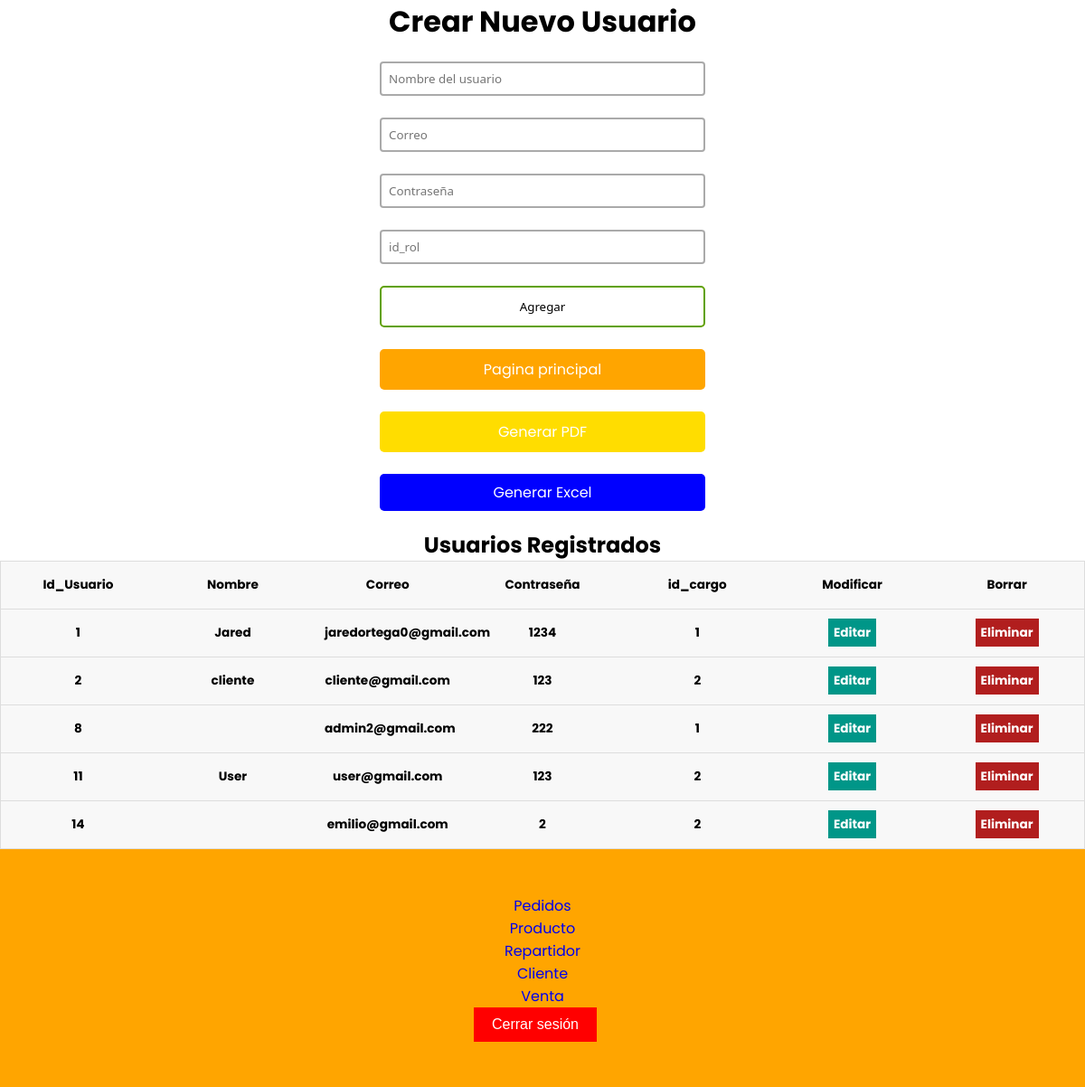
Page /index_usuario.php (signed in) on the committed database.
### tables this page shows
CREATE TABLE `usuarios` (
  `id` int(11) NOT NULL,
  `nombre` varchar(250) NOT NULL,
  `usuario` varchar(250) NOT NULL,
  `contraseña` varchar(250) NOT NULL,
  `id_cargo` int(11) NOT NULL
);

### index_usuario.php (the view, shortened to what this page needs)
<?php
$con = connection();
$sql = "SELECT * FROM usuarios";
$query = mysqli_query($con, $sql);
?>
<!DOCTYPE html>
<html lang="en">
<head>
    <link href="css/style1.css?2.00" rel="stylesheet">
    <link rel="stylesheet" href="css/style.css">
</head>
<body>
    <div class="users-form">
        <h1>Crear Nuevo Usuario</h1>
        <form action="insert_usuario.php" method="POST">
            <input type="text" name="nombre" placeholder="Nombre del usuario">
            <input type="email" name="usuario" placeholder="Correo">
            <input type="text" name="contraseña" placeholder="Contraseña">
            <input type="text" name="id_cargo" placeholder="id_rol">
            <input type="submit" value="Agregar" onclick="alerta()">
            <a href="Menu_admin.php" class="orange-button">Pagina principal</a>
           <a href="reporte_usuarios.php" class="yellow-button">Generar PDF</a>
           <a href="excel_usuarios.php" class="blue-button">Generar Excel</a>
        </form>
    </div>
    <div class="users-table">
        <h2>Usuarios Registrados</h2>
        <table>
            <thead>
                <tr>
                    <th>Id_Usuario</th>
                    <th>Nombre</th>
                    <th>Correo</th>
                    <th>Contraseña</th>
                    <th>id_cargo</th>
                    <th>Modificar</th>
                    <th>Borrar</th>
                </tr>
            </thead>
            <tbody>
                <?php while ($row = mysqli_fetch_array($query)): ?>
                    <tr>
                        <th><?= $row['id'] ?></th>
                        <th><?= $row['nombre'] ?></th>
                        <th><?= $row['usuario'] ?></th>
                        <th><?= $row['contraseña'] ?></th>
                        <th><?= $row['id_cargo'] ?></th>
                        <th><a href="update_usuario.php?id=<?= $row['id'] ?>" class="users-table--edit">Editar</a></th>
                        <th><a href="delete_usuario.php?id=<?= $row['id'] ?>" class="users-table--delete" >Eliminar</a></th>
                    </tr>
                <?php endwhile; ?>
            </tbody>
        </table>
    </div>
</body>
     <footer>
  <nav>
    <ul>
      <li><a href="index_pedido.php">Pedidos</a></li>
      <li><a href="index_producto.php">Producto</a></li>
      <li><a href="index_repartidor.php">Repartidor</a></li>
      <li><a href="index_cliente.php">Cliente</a></li>
      <li><a href="index_venta.php">Venta</a></li>
    </ul>
    <form action="auth.php" method="GET" class="logout-form">
    <button type="submit" class="logout-button">Cerrar sesión</button>
</form>
  </nav>
</footer>
</html>

### css/style1.css (style rules this page uses)
* { box-sizing: border-box; margin: 0; padding: 0; }
html { font-family: 'Segoe UI', sans-serif; text-align: center; }
a { text-decoration: none; }
.users-form form { display: flex; flex-direction: column; gap: 24px; width: 30%; margin: 20px auto; text-align: center; }
.users-form form input { font-family: 'Segoe UI', sans-serif; }
.users-form form input[type=text], .users-form form input[type=password], .users-form form input[type=email] { padding: 8px; border:2px solid #aaa; border-radius:4px; outline:none; transition:.3s; }
.users-form form input[type=submit] { border: none; padding: 12px 50px; text-decoration: none; transition-duration: 0.4s; cursor: pointer; border-radius: 5px; background-color: white; color: black; border: 2px solid #60a100; }
.users-table table { border: 1px solid #ccc; border-collapse: collapse; margin: 0; padding: 0; width: 100%; table-layout: fixed; }
table tr { background-color: #f8f8f8; border: 1px solid #ddd; padding: 4px; }
table th { padding: 16px; text-align: center; font-size: .85em; }
.users-table--edit { background: #009688; padding: 6px; color: #fff; text-align: center; font-weight: bold; }
.users-table--delete { background: #b11e1e; padding: 6px; color: #fff; text-align: center; font-weight: bold; }
.orange-button { background-color: orange; color: white; padding: 10px 20px; text-decoration: none; border-radius: 5px; }
.logout-form button { background-color: #ff0000; color: white; border: none; padding: 10px 20px; text-align: center; text-decoration: none; display: inline-block; font-size: 16px; cursor: pointer; }
.yellow-button { background-color: rgb(255, 221, 0); color: white; padding: 10px 20px; text-decoration: none; border-radius: 5px; }
.blue-button { background-color: rgb(0, 8, 255); color: white; padding: 10px 20px; text-decoration: none; border-radius: 5px; }
.blue-button { display: inline-block; padding: 0.5rem 1rem; background-color: blue; color: white; text-decoration: none; }
.logout-button { margin-right: 1rem; }

### css/style.css (style rules this page uses)
* { margin: 0; padding: 0; box-sizing: border-box; text-decoration: none; list-style: none; }
body { font-family: 'Poppins', sans-serif; }
footer { padding: 50px 100px; }
footer { background-color: #ffa500; }
.logout-form button { background-color: #ff0000; color: white; border: none; padding: 10px 20px; text-align: center; text-decoration: none; display: inline-block; font-size: 16px; cursor: pointer; }

### rows in the picture
usuarios: id "1", nombre "Jared", usuario "jaredortega0@gmail.com", contraseña "1234", id_cargo "1"
usuarios: id "2", nombre "cliente", usuario "cliente@gmail.com", contraseña "123", id_cargo "2"
usuarios: id "8", usuario "admin2@gmail.com", contraseña "222", id_cargo "1"
usuarios: id "11", nombre "User", usuario "user@gmail.com", contraseña "123", id_cargo "2"
usuarios: id "14", usuario "emilio@gmail.com", contraseña "2", id_cargo "2"
